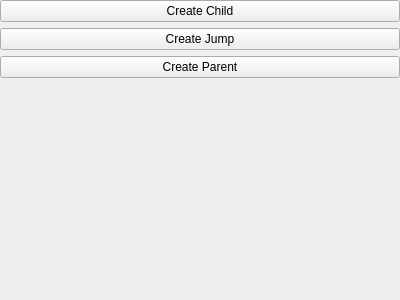
<?xml version="1.0" encoding="UTF-8"?>
<ui version="4.0">
 <class>Form</class>
 <widget class="QWidget" name="Form">
  <property name="geometry">
   <rect>
    <x>0</x>
    <y>0</y>
    <width>400</width>
    <height>300</height>
   </rect>
  </property>
  <property name="windowTitle">
   <string>Form</string>
  </property>
  <layout class="QGridLayout" name="gridLayout">
   <property name="leftMargin">
    <number>0</number>
   </property>
   <property name="topMargin">
    <number>0</number>
   </property>
   <property name="rightMargin">
    <number>0</number>
   </property>
   <property name="bottomMargin">
    <number>0</number>
   </property>
   <item row="3" column="0">
    <spacer name="verticalSpacer">
     <property name="orientation">
      <enum>Qt::Vertical</enum>
     </property>
     <property name="sizeHint" stdset="0">
      <size>
       <width>20</width>
       <height>40</height>
      </size>
     </property>
    </spacer>
   </item>
   <item row="1" column="0">
    <widget class="QPushButton" name="createJumpButton">
     <property name="text">
      <string>Create Jump</string>
     </property>
    </widget>
   </item>
   <item row="0" column="0">
    <widget class="QPushButton" name="createChildButton">
     <property name="text">
      <string>Create Child</string>
     </property>
    </widget>
   </item>
   <item row="2" column="0">
    <widget class="QPushButton" name="createParentButton">
     <property name="text">
      <string>Create Parent</string>
     </property>
    </widget>
   </item>
  </layout>
 </widget>
 <resources/>
 <connections/>
</ui>
